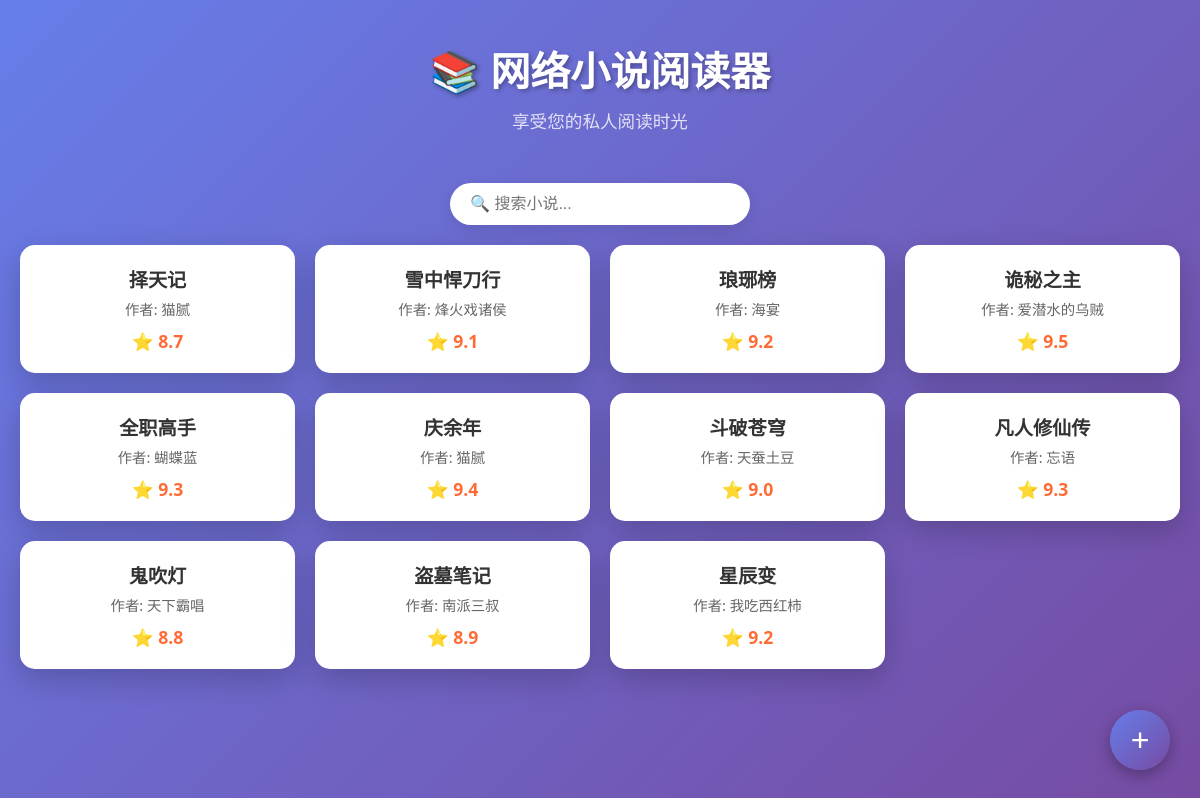
Before: / with the older database file.
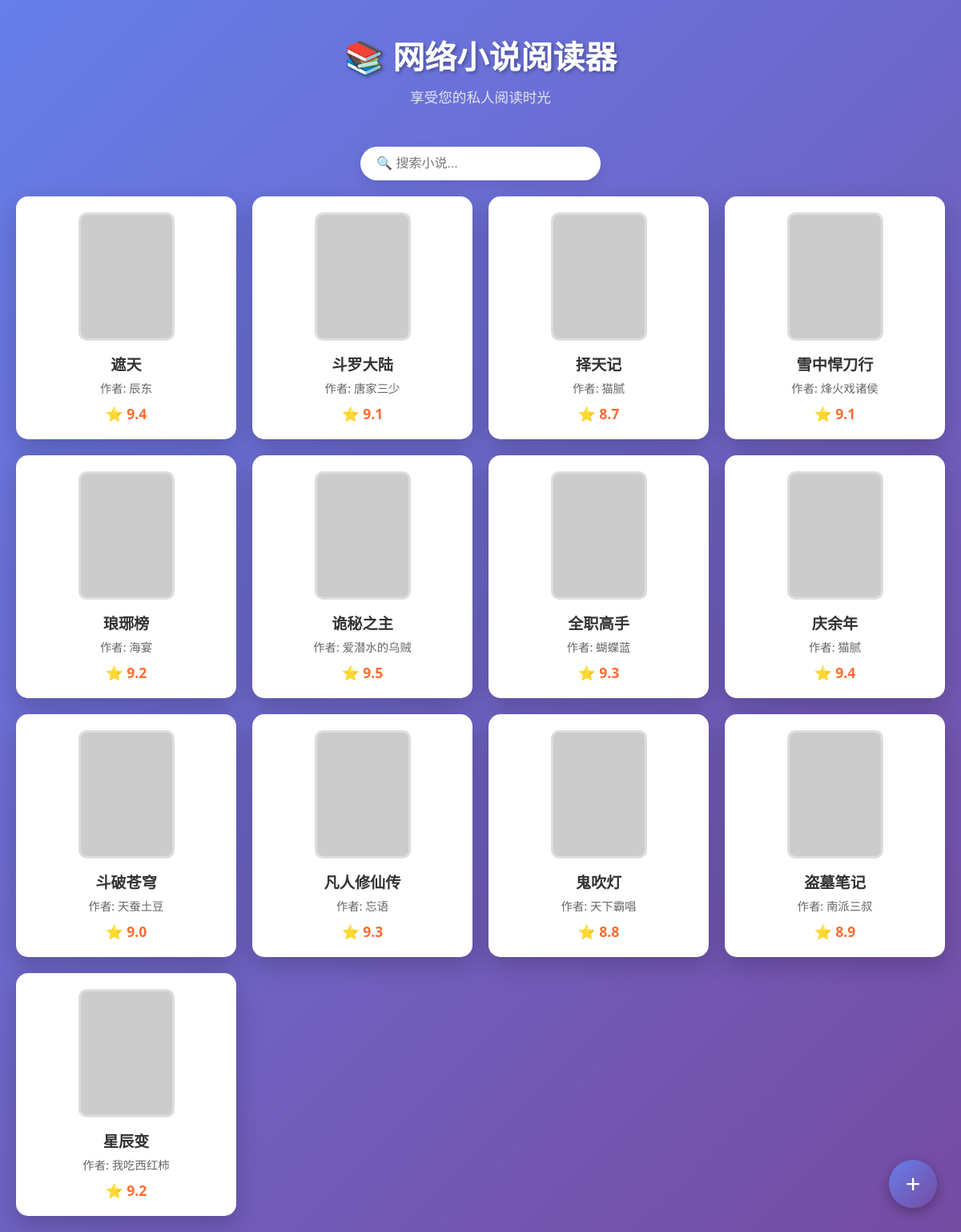
After: the same page with the newer database file.
### tables this page shows
CREATE TABLE novels (
            id INTEGER PRIMARY KEY AUTOINCREMENT,
            title TEXT NOT NULL,
            author TEXT,
            cover_url TEXT,
            description TEXT,
            rating REAL,
            source_url TEXT,
            created_at TIMESTAMP DEFAULT CURRENT_TIMESTAMP
        );

### novel_reader.py (the view)
@app.route('/')
def index():
    novels = novel_manager.get_all_novels()
    return render_template('index.html', novels=novels)

### novel_reader.py (called while the page is built)
    def get_all_novels(self):
        conn = sqlite3.connect('novels.db')
        cursor = conn.cursor()
        cursor.execute('SELECT id, title, author, cover_url, rating FROM novels ORDER BY created_at DESC')
        novels = cursor.fetchall()
        novel_list = []
        for novel in novels:
            novel_list.append({
                'id': novel[0],
                'title': novel[1],
                'author': novel[2],
                'cover_url': novel[3],
                'rating': novel[4]
            })
        conn.close()
        return novel_list

### templates/index.html (shortened to what this page needs)
<!DOCTYPE html>
<html lang="zh-CN">
<head>
</head>
<body>
    <div class="container">
        <header>
            <h1>📚 网络小说阅读器</h1>
            <p class="subtitle">享受您的私人阅读时光</p>
        </header>
        <div class="search-box">
            <input type="text" class="search-input" id="searchInput" placeholder="🔍 搜索小说...">
        </div>
        <div class="novel-grid" id="novelGrid">
            {% for novel in novels %}
            <div class="novel-card" onclick="window.location.href='/novel/{{ novel.id }}'">
                {% if novel.cover_url %}
                <img src="{{ novel.cover_url }}" alt="{{ novel.title }}" class="cover-img" onerror="this.style.display='none'">
                {% endif %}
                <div class="novel-title">{{ novel.title }}</div>
                <div class="novel-author">作者: {{ novel.author }}</div>
                <div class="novel-rating">⭐ {{ "%.1f"|format(novel.rating or 0) }}</div>
            </div>
            {% endfor %}
        </div>
    </div>
    <button class="add-novel-btn" onclick="location.href='/add'">+</button>
</body>
</html>

### templates/index.html (style rules this page uses)
* { margin: 0; padding: 0; box-sizing: border-box; }
body { font-family: 'Segoe UI', Tahoma, Geneva, Verdana, sans-serif; background: linear-gradient(135deg, #667eea, #764ba2); color: #333; min-height: 100vh; padding: 20px; }
.container { max-width: 1200px; margin: 0 auto; }
header { text-align: center; margin-bottom: 30px; padding: 20px; }
h1 { color: white; font-size: 2.5em; margin-bottom: 10px; text-shadow: 2px 2px 4px rgba(0,0,0,0.3); }
.subtitle { color: rgba(255,255,255,0.8); font-size: 1.1em; }
.novel-grid { display: grid; grid-template-columns: repeat(auto-fill, minmax(250px, 1fr)); gap: 20px; margin-top: 20px; }
.novel-card { background: white; border-radius: 15px; padding: 20px; box-shadow: 0 10px 30px rgba(0,0,0,0.2); transition: transform 0.3s ease, box-shadow 0.3s ease; text-align: center; }
.cover-img { width: 120px; height: 160px; object-fit: cover; border-radius: 10px; margin: 0 auto 15px; display: block; border: 3px solid #ddd; }
.novel-title { font-size: 1.2em; font-weight: bold; color: #333; margin-bottom: 5px; white-space: nowrap; overflow: hidden; text-overflow: ellipsis; }
.novel-author { color: #666; font-size: 0.9em; margin-bottom: 10px; }
.novel-rating { color: #ff6b35; font-weight: bold; font-size: 1.1em; }
.add-novel-btn { position: fixed; bottom: 30px; right: 30px; width: 60px; height: 60px; border-radius: 50%; background: linear-gradient(135deg, #667eea, #764ba2); color: white; border: none; font-size: 2em; cursor: pointer; box-shadow: 0 5px 15px rgba(0,0,0,0.3); display: flex; align-items: center; justify-content: center; }
.search-box { margin: 20px 0; text-align: center; }
.search-input { padding: 12px 20px; border: none; border-radius: 25px; width: 300px; font-size: 16px; box-shadow: 0 5px 15px rgba(0,0,0,0.1); }

Changed rows visible on the page:
added novels: title "遮天", author "辰东", rating "9.4"
added novels: title "斗罗大陆", author "唐家三少", rating "9.1"
changed novels "择天记": cover_url: picture added
changed novels "雪中悍刀行": cover_url: picture added
changed novels "琅琊榜": cover_url: picture added
changed novels "诡秘之主": cover_url: picture added
changed novels "全职高手": cover_url: picture added
changed novels "庆余年": cover_url: picture added
changed novels "斗破苍穹": cover_url: picture added
changed novels "凡人修仙传": cover_url: picture added
changed novels "鬼吹灯": cover_url: picture added
changed novels "盗墓笔记": cover_url: picture added
changed novels "星辰变": cover_url: picture added
